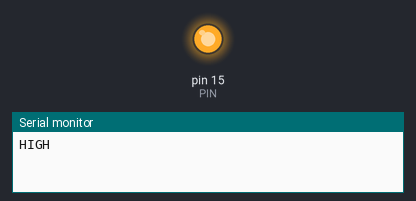
Recording of a sketch running on a simulated Arduino Uno, built with avr-gcc and run on an emulated ATmega328P. Shown: output pins drawn as LEDs (lit = HIGH), the last lines printed to the serial monitor.

Above: at 1.0 s.
At 28.0 s:
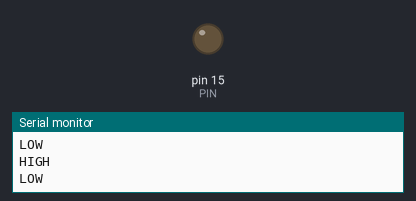
Timing chart, 0 to 32.5 s (numbered marks = the images above):
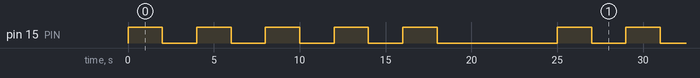

Measured:
- by itself, pin 15 (PIN): repeats every 25.0 s: 4 × (LOW 2.0 s, HIGH 2.0 s), LOW 7.0 s, HIGH 2.0 s
- by itself, everything shown: repeats every 25.0 s, in 10 steps

The sketch:

led_blink.ino
```cpp
#define PIN 15

void setup() {
  pinMode(PIN, OUTPUT);
  Serial.begin(9600);
}
void loop() {
  for (int i = 0; i < 5; i++) {
    digitalWrite(PIN, HIGH);
    Serial.print("HIGH\n");
    delay(2000);
    digitalWrite(PIN, LOW);
    Serial.print("LOW\n");
    delay(2000);
  }
  delay(5000);
}
```
